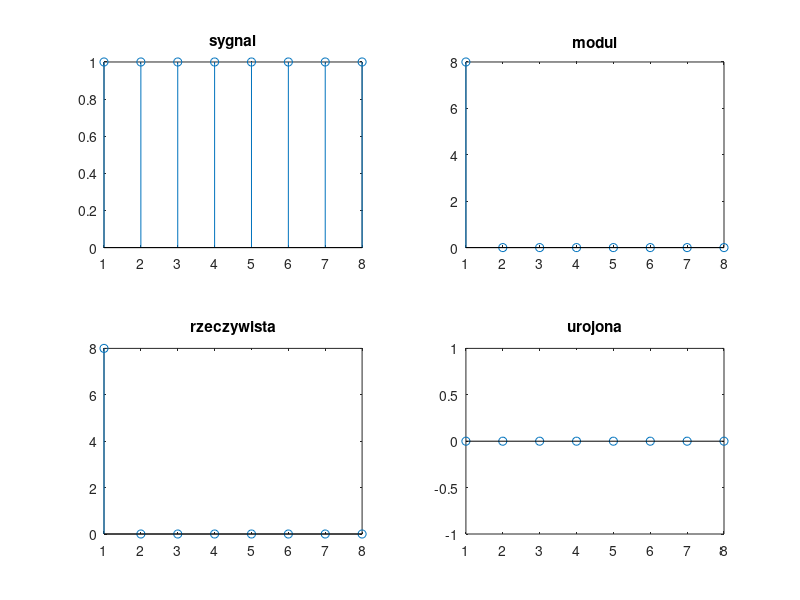
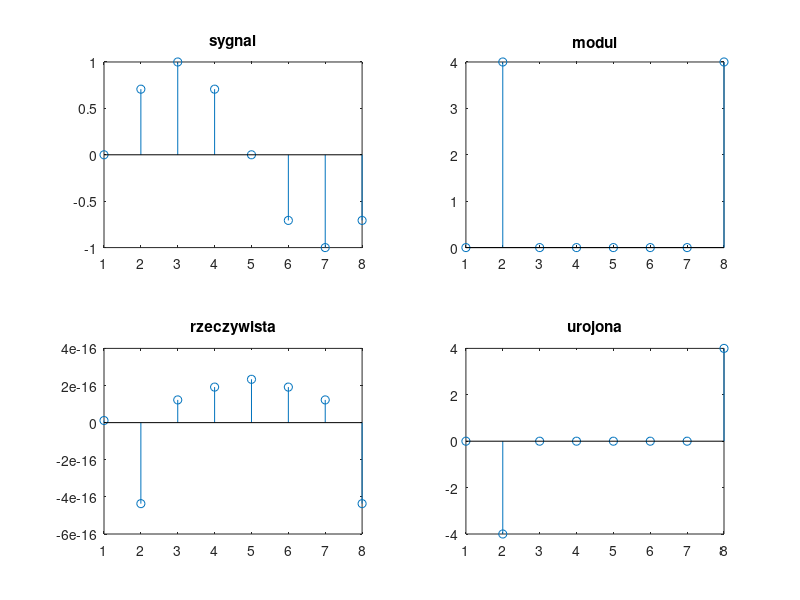
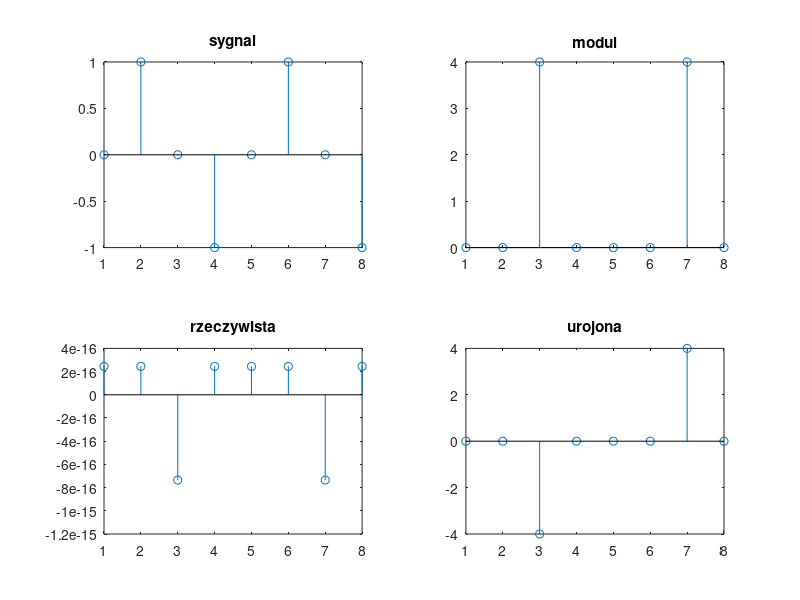
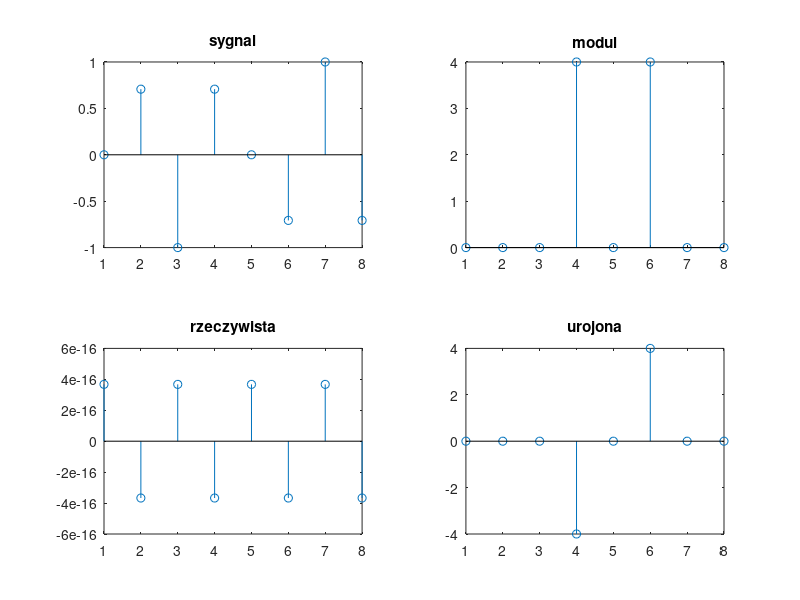

These charts were generated, in order, by the following MATLAB code:
%DFT

%sampling frequency
fs=16000;

%samples vector
n_8=[0:7];
n_16=[0:15];
n_20=[0:19];

%time vectors
t_8=n_8/fs;
t_16=n_16/fs;
t_20=n_20/fs;

%signal model
xa = ones(8,1);
xb = sin(2 * pi * 2000 * t_8);
xc = sin(2 * pi * 4000 * t_8);
xd = sin(2 * pi * 6000 * t_8);
xe = sin(2 * pi * 8000 * t_8);
xf = cos(2 * pi * 4000 * t_8);
xg = cos(2 * pi * 8000 * t_8);
xh = sin(2 * pi * 4000 * t_8 + pi / 8);
xi = sin(2 * pi * 8000 * t_8 + pi / 8);
xj = ones(8,1)*(-1);
xk = ones(16,1);
xl = sin(2 * pi * 2000 * t_8);
xm = sin(2 * pi * 2000 * t_16);
xn = sin(2 * pi * 2000 * t_20);
xo = j * sin(2 * pi * 4000 * t_8);
xp = j * cos(2 * pi * 4000 * t_8);
xq = sin(2 * pi * 4000 * t_8) + j * sin(2 * pi * 4000 * t_8);
xr = sin(2 * pi * 4000 * t_8) + j * cos(2 * pi * 4000 * t_8);

%fourrier transfortms

dfta = fft(xa);
dftb = fft(xb);
dftc = fft(xc);
dftd = fft(xd);
dfte = fft(xe);
dftf = fft(xf);
dftg = fft(xg);
dfth = fft(xh);
dfti = fft(xi);
dftj = fft(xj);
dftk = fft(xk);
dftl = fft(xl);
dftm = fft(xm);
dftn = fft(xn);
dfto = fft(xo);
dftp = fft(xp);
dftq = fft(xq);
dftr = fft(xr);

figure
subplot(221)
stem(xa)
title('sygnal')
subplot(222)
stem(abs(dfta))
title('modul')
subplot(223)
stem(real(dfta))
title('rzeczywista')
subplot(224)
stem(imag(dfta))
title('urojona')

figure
subplot(221)
stem(xb)
title('sygnal')
subplot(222)
stem(abs(dftb))
title('modul')
subplot(223)
stem(real(dftb))
title('rzeczywista')
subplot(224)
stem(imag(dftb))
title('urojona')

figure
subplot(221)
stem(xc)
title('sygnal')
subplot(222)
stem(abs(dftc))
title('modul')
subplot(223)
stem(real(dftc))
title('rzeczywista')
subplot(224)
stem(imag(dftc))
title('urojona')

figure
subplot(221)
stem(xd)
title('sygnal')
subplot(222)
stem(abs(dftd))
title('modul')
subplot(223)
stem(real(dftd))
title('rzeczywista')
subplot(224)
stem(imag(dftd))
title('urojona')

figure
subplot(221)
stem(xe)
title('sygnal')
subplot(222)
stem(abs(dfte))
title('modul')
subplot(223)
stem(real(dfte))
title('rzeczywista')
subplot(224)
stem(imag(dfte))
title('urojona')

figure
subplot(221)
stem(xf)
title('sygnal')
subplot(222)
stem(abs(dftf))
title('modul')
subplot(223)
stem(real(dftf))
title('rzeczywista')
subplot(224)
stem(imag(dftf))
title('urojona')

figure
subplot(221)
stem(xg)
title('sygnal')
subplot(222)
stem(abs(dftg))
title('modul')
subplot(223)
stem(real(dftg))
title('rzeczywista')
subplot(224)
stem(imag(dftg))
title('urojona')

figure
subplot(221)
stem(xh)
title('sygnal')
subplot(222)
stem(abs(dfth))
title('modul')
subplot(223)
stem(real(dfth))
title('rzeczywista')
subplot(224)
stem(imag(dfth))
title('urojona')

figure
subplot(221)
stem(xi)
title('sygnal')
subplot(222)
stem(abs(dfti))
title('modul')
subplot(223)
stem(real(dfti))
title('rzeczywista')
subplot(224)
stem(imag(dfti))
title('urojona')

figure
subplot(221)
stem(xj)
title('sygnal')
subplot(222)
stem(abs(dftj))
title('modul')
subplot(223)
stem(real(dftj))
title('rzeczywista')
subplot(224)
stem(imag(dftj))
title('urojona')

figure
subplot(221)
stem(xk)
title('sygnal')
subplot(222)
stem(abs(dftk))
title('modul')
subplot(223)
stem(real(dftk))
title('rzeczywista')
subplot(224)
stem(imag(dftk))
title('urojona')

figure
subplot(221)
stem(xl)
title('sygnal')
subplot(222)
stem(abs(dftl))
title('modul')
subplot(223)
stem(real(dftl))
title('rzeczywista')
subplot(224)
stem(imag(dftl))
title('urojona')

figure
subplot(221)
stem(xm)
title('sygnal')
subplot(222)
stem(abs(dftm))
title('modul')
subplot(223)
stem(real(dftm))
title('rzeczywista')
subplot(224)
stem(imag(dftm))
title('urojona')

figure
subplot(221)
stem(xn)
title('sygnal')
subplot(222)
stem(abs(dftn))
title('modul')
subplot(223)
stem(real(dftn))
title('rzeczywista')
subplot(224)
stem(imag(dftn))
title('urojona')

figure
subplot(221)
stem(imag(xo))
title('czesc urojona sygnalu')
subplot(222)
stem(abs(dfto))
title('modul')
subplot(223)
stem(real(dfto))
title('rzeczywista')
subplot(224)
stem(imag(dfto))
title('urojona')

figure
subplot(221)
stem(imag(xp))
title('czesc urojona sygnalu')
subplot(222)
stem(abs(dftp))
title('modul')
subplot(223)
stem(real(dftp))
title('rzeczywista')
subplot(224)
stem(imag(dftp))
title('urojona')

figure
subplot(221)
stem(abs(xq))
title('modul sygnalu')
subplot(222)
stem(abs(dftq))
title('modul')
subplot(223)
stem(real(dftq))
title('rzeczywista')
subplot(224)
stem(imag(dftq))
title('urojona')

figure
subplot(221)
stem(abs(xr))
title('modul sygnalu')
subplot(222)
stem(abs(dftr))
title('modul')
subplot(223)
stem(real(dftr))
title('rzeczywista')
subplot(224)
stem(imag(dftr))
title('urojona')